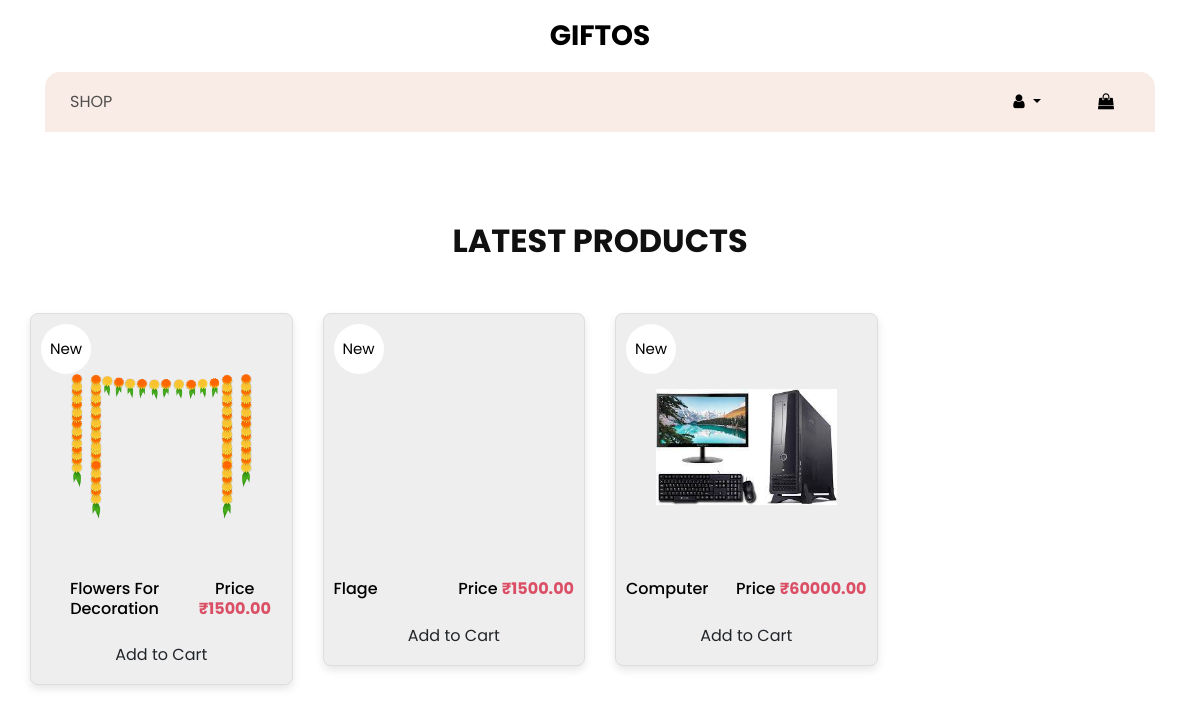
Screenshot of /giftos-html/shop.php (signed in) with the database file from the repository.
### tables this page shows
CREATE TABLE `gifts` (
  `gift_id` int(11) NOT NULL,
  `name` varchar(100) NOT NULL,
  `price` decimal(10,2) NOT NULL,
  `category_id` int(11) DEFAULT NULL,
  `image_url` varchar(255) DEFAULT NULL
);

### giftos-html/shop.php (the view, shortened to what this page needs)
<!DOCTYPE html>
<html>
<head>
  <link rel="stylesheet" type="text/css" href="https://cdnjs.cloudflare.com/ajax/libs/OwlCarousel2/2.3.4/assets/owl.carousel.min.css" />
  <link rel="stylesheet" type="text/css" href="css/bootstrap.css" />
  <link href="css/style.css" rel="stylesheet" />
  <link href="css/responsive.css" rel="stylesheet" />
</head>
<body>
  <div class="hero_area">
    <header class="header_section">
      <?php include "navbar.php"; ?>
    </header>
  </div>
  <form action="order.php" accept="post">
    <section class="shop_section layout_padding">
      <div class="container">
        <div class="heading_container heading_center">
          <h2>Latest Products</h2>
        </div>
        <div class="row">
          <?php
          include 'db.php';
          $sql = "SELECT * FROM Gifts";
          $result = mysqli_query($conn, $sql);
          if (mysqli_num_rows($result) > 0) {
            while ($row = mysqli_fetch_assoc($result)) {
              echo '
              <div class="col-sm-6 col-md-4 col-lg-3">
                <div class="box">
                  <a href="">
                    <div class="img-box">
                      <img src="' . $row["image_url"] . '" alt="">
                    </div>
                    <div class="detail-box">
                      <h6>' . $row["name"] . '</h6>
                      <h6>Price <span>₹' . $row["price"] . '</span></h6>
                    </div>
                    <div class="btn-box text-center mt-2">
                      <form action="order.php" method="post">
                        <input type="hidden" name="product_id" value="' . $row["gift_id"] . '">
                        <button type="submit" class="btn" name="cartTo">Add to Cart</button>
                      </form>
                    </div>
                    <div class="new">
                      <span>New</span>
                    </div>
                  </a>
                </div>
              </div>';
            }
          } else {
            echo "No products found.";
          }
          ?>
        </div>
      </div>
    </section>
  </form>
</body>
</html>

### giftos-html/navbar.php (shortened to what this page needs)
<header class="header_section">
  <nav class="navbar navbar-expand-lg custom_nav-container">
    <a class="navbar-brand" href="index1.php">
      <span>Giftos</span>
    </a>
    <div class="collapse navbar-collapse" id="navbarSupportedContent">
      <ul class="navbar-nav">
        <li class="nav-item">
          <a class="nav-link" href="shop.php">Shop</a>
        </li>
      </ul>
      <div class="user_option ml-auto">
        <div class="dropdown">
          <a class="nav-link dropdown-toggle" href="#" id="userDropdown" role="button" data-toggle="dropdown" aria-haspopup="true" aria-expanded="false">
            <i class="fa fa-user" aria-hidden="true"></i>
          </a>
        </div>
        <a class="nav-link" href="order.php">
          <i class="fa fa-shopping-bag" aria-hidden="true"></i>
        </a>
      </div>
    </div>
  </nav>
</header>

### giftos-html/css/style.css (style rules this page uses)
body { font-family: "poppins", sans-serif; color: #101010; background-color: #ffffff; }
.layout_padding { padding-top: 90px; padding-bottom: 90px; }
.heading_container { display: -webkit-box; display: -ms-flexbox; display: flex; -webkit-box-orient: vertical; -webkit-box-direction: normal; -ms-flex-direction: column; flex-direction: column; }
.heading_container h2 { text-transform: uppercase; font-weight: bold; }
.heading_container.heading_center { -webkit-box-align: center; -ms-flex-align: center; align-items: center; text-align: center; }
.hero_area { padding: 0 45px; }
#navbarSupportedContent { width: 100%; background-color: #f9ece6; -webkit-box-pack: center; -ms-flex-pack: center; justify-content: center; padding: 10px 0; border-radius: 15px 15px 0 0; }
#navbarSupportedContent .navbar-nav .nav-link { padding: 5px 25px; color: #514f4f; text-align: center; text-transform: uppercase; border-radius: 5px; }
a, a:hover, a:focus { text-decoration: none; }
.btn, .btn:focus { outline: none !important; -webkit-box-shadow: none; box-shadow: none; }
.navbar-brand { margin: 15px 0; padding: 0; }
.navbar-brand span { font-size: 28px; font-weight: bold; color: #000000; text-transform: uppercase; margin: 0; padding: 0; }
.custom_nav-container { z-index: 99999; padding: 0; -webkit-box-orient: vertical; -webkit-box-direction: normal; -ms-flex-direction: column; flex-direction: column; -webkit-box-align: center; -ms-flex-align: center; align-items: center; }
.user_option { display: -webkit-box; display: -ms-flexbox; display: flex; -webkit-box-align: center; -ms-flex-align: center; align-items: center; margin-left: 25px; }
.user_option a { margin-right: 25px; color: #000000; }
.shop_section .heading_container { margin-bottom: 20px; }
.shop_section .box { background-color: #eeeeee; position: relative; padding: 10px; margin-top: 25px; }
.shop_section .box a { color: #000000; }
.shop_section .box .img-box { display: -webkit-box; display: -ms-flexbox; display: flex; -webkit-box-pack: center; -ms-flex-pack: center; justify-content: center; -webkit-box-align: center; -ms-flex-align: center; align-items: center; padding: 15px 30px; height: 245px; }
.shop_section .box .img-box img { max-width: 100%; max-height: 145px; }
.shop_section .box .detail-box { display: -webkit-box; display: -ms-flexbox; display: flex; -webkit-box-pack: justify; -ms-flex-pack: justify; justify-content: space-between; }
.shop_section .box .detail-box h6 span { color: #db4f66; }
.shop_section .box .new { width: 50px; height: 50px; position: absolute; top: 10px; left: 10px; background-color: #ffffff; display: -webkit-box; display: -ms-flexbox; display: flex; -webkit-box-pack: center; -ms-flex-pack: center; justify-content: center; -webkit-box-align: center; -ms-flex-align: center; align-items: center; border-radius: 100%; font-size: 15px; }
.shop_section .btn-box { display: -webkit-box; display: -ms-flexbox; display: flex; -webkit-box-pack: center; -ms-flex-pack: center; justify-content: center; margin-top: 45px; }
.box { border: 1px solid #ddd; border-radius: 8px; overflow: hidden; padding: 10px; box-shadow: 0 4px 8px rgba(0, 0, 0, 0.1); }
.img-box img { width: 100%; height: auto; }
.detail-box { text-align: center; padding: 10px 0; }
.detail-box h6 { margin: 0; }
.detail-box span { font-weight: bold; }

### giftos-html/css/responsive.css (style rules this page uses)
@media (min-width: 1200px) { .container { max-width: 1170px; } }

### rows the page displays
gifts: image_url (picture), name "Flowers For Decoration", price "1500.00"
gifts: name "Flage", price "1500.00"
gifts: image_url (picture), name "Computer", price "60000.00"
